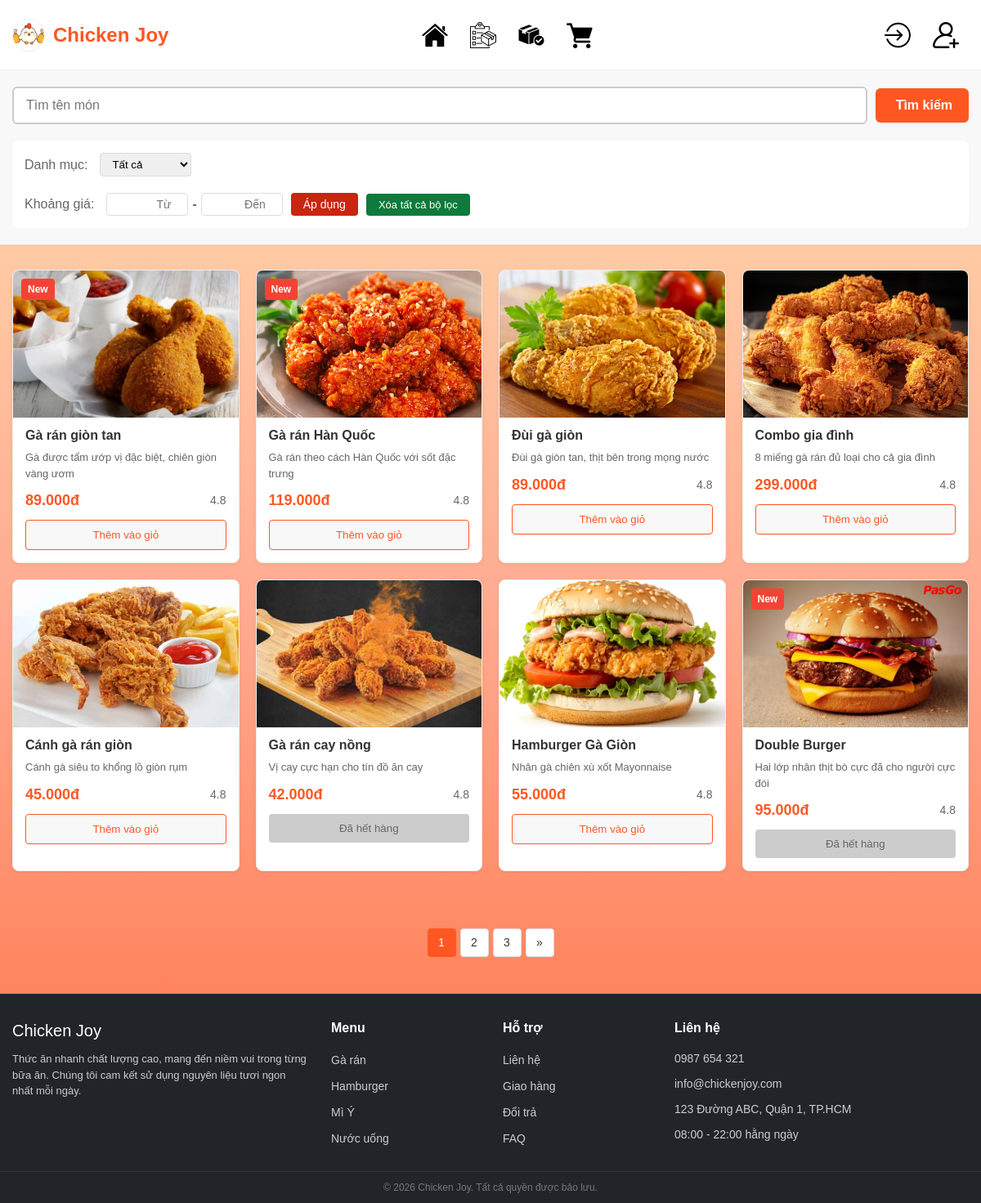
The page /pages/Thucdon.php on the database as committed earlier.
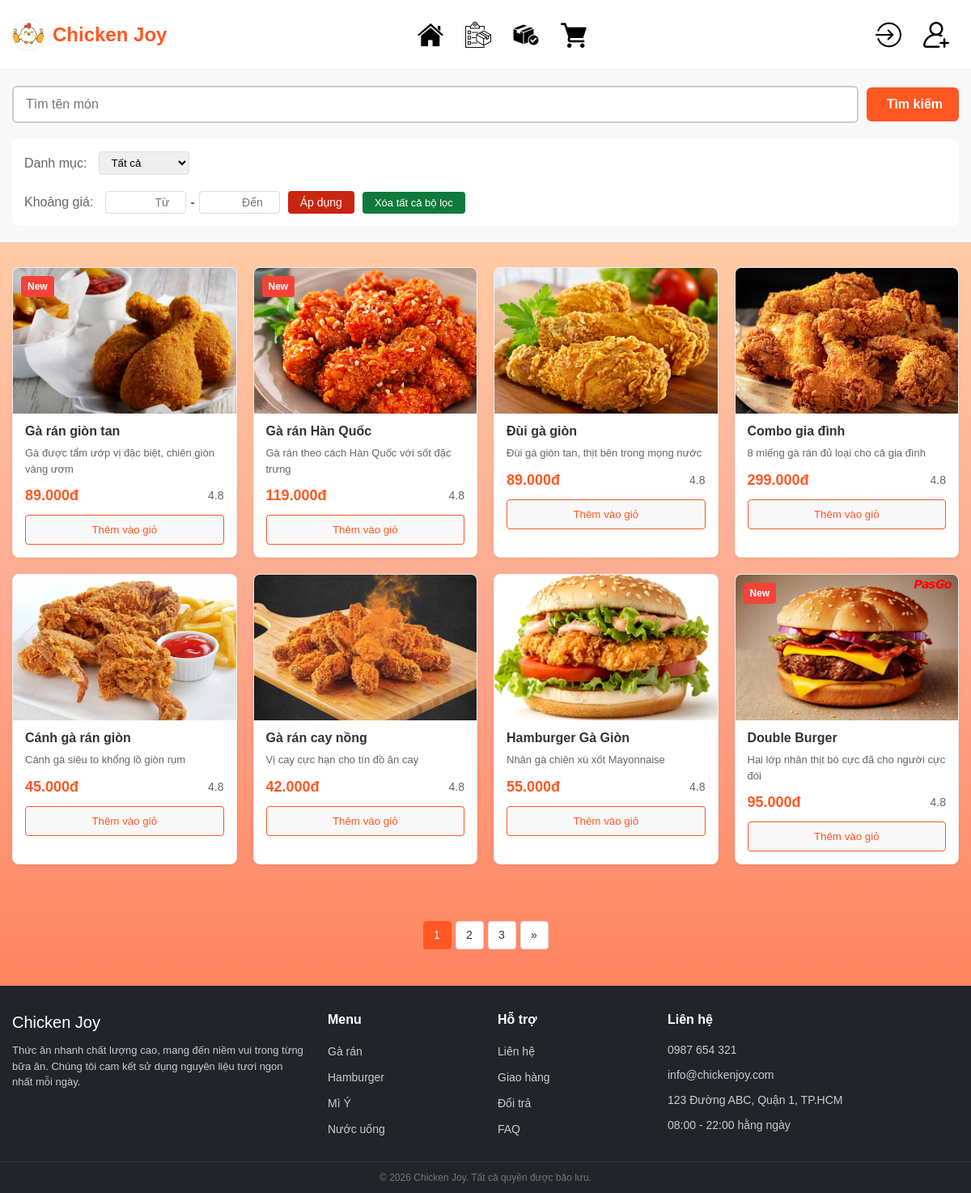
The same page on the database as committed later.
### tables this page shows
CREATE TABLE `products` (
  `id` int(11) NOT NULL AUTO_INCREMENT,
  `product_code` varchar(20) UNIQUE DEFAULT NULL,  
  `category_id` int(11) DEFAULT 1,                 
  `product_name` varchar(255) NOT NULL,            
  `description` text DEFAULT NULL,                 
  `unit` varchar(50) NOT NULL DEFAULT 'Phần',      
  `import_price` decimal(15, 2) DEFAULT 0.00,      
  `profit_rate` decimal(5, 2) DEFAULT 0.20,        
  `price` decimal(15, 2) NOT NULL,                 
  `stock` int(11) DEFAULT 0,                       
  `calories` int(11) DEFAULT 0,                    
  `protein` int(11) DEFAULT 0,                     
  `carbs` int(11) DEFAULT 0,                       
  `fat` int(11) DEFAULT 0,                         
  `image` varchar(255) DEFAULT 'default.jpg',      
  `is_new` tinyint(1) DEFAULT 0,                   
  `status` ENUM('active', 'hidden') DEFAULT 'active',
  `created_at` timestamp NOT NULL DEFAULT current_timestamp(),
  PRIMARY KEY (`id`),
  FOREIGN KEY (`category_id`) REFERENCES `categories`(`id`) ON DELETE RESTRICT
);

### pages/Thucdon.php (the view, shortened to what this page needs)
<?php
include '../config/database.php';
$search = isset($_GET['search']) ? trim($_GET['search']) : '';
$raw_input = $search;
$category = $_GET['category'] ?? '';
$min_price = (isset($_GET['min_price']) && $_GET['min_price'] !== '') ? (float)$_GET['min_price'] : 0;
$max_price = (isset($_GET['max_price']) && $_GET['max_price'] !== '') ? (float)$_GET['max_price'] : 999999999;
$conditions = ["p.status = 'active'"];
$params = [];
$types = "";
$conditions[] = "p.price >= ? AND p.price <= ?";
$params[] = (float)$min_price;
$params[] = (float)$max_price;
$types .= "dd";
$where_clause = " WHERE " . implode(" AND ", $conditions);
$limit = 8;
$page = max(1, (int)($_GET['page'] ?? 1));
$offset = ($page - 1) * $limit;
$sql = "SELECT p.* FROM products p
        JOIN categories c ON p.category_id = c.id
        $where_clause
        LIMIT ? OFFSET ?";
$params[] = $limit;
$params[] = $offset;
$types .= "ii";
$stmt = mysqli_prepare($conn, $sql);
mysqli_stmt_bind_param($stmt, $types, ...$params);
mysqli_stmt_execute($stmt);
$result = mysqli_stmt_get_result($stmt);
$total_sql = "SELECT COUNT(p.id) FROM products p
              JOIN categories c ON p.category_id = c.id
              $where_clause";
$total_stmt = mysqli_prepare($conn, $total_sql);
$total_types = substr($types, 0, -2);
$total_params = array_slice($params, 0, -2);
if (!empty($total_params)) {
    mysqli_stmt_bind_param($total_stmt, $total_types, ...$total_params);
}
mysqli_stmt_execute($total_stmt);
$total_result = mysqli_stmt_get_result($total_stmt);
$total_rows = mysqli_fetch_array($total_result)[0];
$total_pages = ceil($total_rows / $limit);
$query_string = "search=" . urlencode($raw_input) . "&category=" . urlencode($category) . "&min_price=" . $min_price . "&max_price=" . ($max_price == 999999999 ? '' : $max_price);
?>
<!DOCTYPE html>
<html lang="vi">
<head>
    <link rel="stylesheet" href="../css/Thucdon.css">
</head>
<body>
    <?php include '../includes/header.php'; ?>
    <main class="main-content">
        <section class="search-bar-wrapper">
            <form action="Thucdon.php" method="GET" class="container">
                <div class="search-bar">
                    <input type="text" name="search" value="<?php echo htmlspecialchars($search); ?>"
                           placeholder="Tìm tên món" class="search-input">
                    <button type="submit" class="search-btn">
                        <i class="fas fa-search"></i> Tìm kiếm
                    </button>
                </div>
                <div class="filter-bar" style="margin-top: 20px; display: flex; flex-wrap: wrap; gap: 20px; align-items: center; background: #fff; padding: 15px; border-radius: 8px;">
                    <div class="category-list">
                        <span class="label">Danh mục:</span>
                        <select name="category" style="padding: 5px 10px; border-radius: 4px; border: 1px solid #ddd;">
                            <option value="">Tất cả</option>
                        </select>
                    </div>
                    <div class="price-range-filter" style="display: flex; align-items: center; gap: 10px;">
                        <span class="label">Khoảng giá:</span>
                        <div class="price-inputs">
                            <input type="number" name="min_price" placeholder="Từ" value="<?php echo ($min_price > 0) ? $min_price : ''; ?>" style="width: 100px; padding: 5px; border: 1px solid #ddd;">
                            <span class="separator">-</span>
                            <input type="number" name="max_price" placeholder="Đến" value="<?php echo ($max_price < 999999999) ? $max_price : ''; ?>" style="width: 100px; padding: 5px; border: 1px solid #ddd;">
                        </div>
                        <button type="submit" class="apply-price-btn" style="background: #ca2510; color: white; border: none; padding: 6px 15px; border-radius: 4px; cursor: pointer;">Áp dụng</button>
                        <button type="button" onclick="window.location.href='Thucdon.php'" style="background: #0e7a3b; color: white; border: none; padding: 6px 15px; border-radius: 4px; cursor: pointer; font-size: 13px;">
                            Xóa tất cả bộ lọc
                        </button>
                    </div>
                </div>
            </form>
        </section>
        <section class="container product-grid">
            <?php if (mysqli_num_rows($result) > 0): ?>
                <?php while($row = mysqli_fetch_assoc($result)): ?>
                    <div class="product-card">
                        <a href="../pages/Chitietmonan.php?id=<?php echo $row['id']; ?>">
                            <?php if(isset($row['is_new']) && $row['is_new'] == 1): ?>
                                <div class="badge-tag new-tag">New</div>
                            <?php endif; ?>
                            <img src="../images/<?php echo $row['image']; ?>" onerror="this.src='../images/default.jpg'" alt="<?php echo htmlspecialchars($row['product_name']); ?>">
                        </a>
                        <div class="card-content">
                            <h3><?php echo htmlspecialchars($row['product_name']); ?></h3>
                            <p class="description"><?php echo htmlspecialchars($row['description']); ?></p>
                            <div class="details">
                                <span class="price"><?php echo number_format($row['price'], 0, ',', '.'); ?>đ</span>
                                <div class="rating"><i class="fas fa-star" style="color: #ffc107;"></i> 4.8</div>
                            </div>
                            <div class="actions">
                                <?php if($row['stock'] > 0): ?>
                                    <button class="btn-add-to-cart" data-id="<?php echo $row['id']; ?>">Thêm vào giỏ</button>
                                <?php else: ?>
                                    <button class="btn-add-to-cart" disabled style="background-color: #ccc; color: #666; cursor: not-allowed; border: none;">Đã hết hàng</button>
                                <?php endif; ?>
                            </div>
                        </div>
                    </div>
                <?php endwhile; ?>
            <?php else: ?>
                <div style="grid-column: 1/-1; text-align: center; padding: 50px;">
                    <p style="color: #666; font-size: 16px;">Không tìm thấy món ăn nào phù hợp với bộ lọc của bạn.</p>
                </div>
            <?php endif; ?> </section>
        <div class="container pagination-info" style="margin-top: 30px; display: flex; justify-content: center;">
            <div class="pagination">
                <?php for ($i = 1; $i <= $total_pages; $i++): ?>
                    <a href="Thucdon.php?page=<?php echo $i; ?>&<?php echo $query_string; ?>"
                       class="<?php echo ($page == $i) ? 'active' : ''; ?>">
                        <?php echo $i; ?>
                    </a>
                <?php endfor; ?>
                <?php if($page < $total_pages): ?>
                    <a href="Thucdon.php?page=<?php echo $page+1; ?>&<?php echo $query_string; ?>">&raquo;</a>
                <?php endif; ?>
            </div>
        </div>
    </main>
    <?php include '../includes/footer.php'; ?>
</body>
</html>

### includes/header.php (shortened to what this page needs)
<link rel="stylesheet" href="../css/header.css">
<header class="header">
    <div class="logo">
        <a href="../pages/Trangchu.php" style="text-decoration: none; display: flex; align-items: center; gap: 10px;">
            <img src="../images/logo-1.png" alt="Logo Chicken Joy">
            <span>Chicken Joy</span>
        </a>
    </div>
    <nav class="nav-icon-menu">
        <a href="../pages/Trangchu.php" class="nav-item">
            <img src="../images/Trangchu.png" alt="Trang chủ">
        </a>
        <a href="../pages/Thucdon.php" class="nav-item">
            <img src="../images/Thucdon.png" alt="Thực đơn">
        </a>
        <a href="<?php echo isset($_SESSION['user_id']) ? 'Donhang.php' : 'Dangnhap.php'; ?>" class="nav-item">
            <img src="../images/Donhang.png" alt="Đơn hàng">
        </a>
        <a href="<?php echo isset($_SESSION['user_id']) ? 'Giohang.php' : 'Dangnhap.php'; ?>" class="nav-item">
            <img src="../images/Giohang.png" alt="Giỏ hàng">
        </a>
        <?php if(isset($_SESSION['user_id'])): ?>
            <a href="../pages/Thongtincanhan.php" class="nav-item active">
                <img src="../images/Taikhoan.png" alt="Avatar">
                <span class="nav-text"><?php echo htmlspecialchars($_SESSION['user_fullname']); ?></span>
            </a>
            <a href="../pages/Logout.php" class="nav-item logout-btn">
                <img src="../images/logout.png" alt="logout">
                <span class="nav-text">Đăng xuất</span>
            </a>
        <?php else: ?>
            <a href="../pages/Dangnhap.php" class="nav-item">
                <img src="../images/dangnhap.png" alt="Login">
            </a>
            <a href="../pages/Dangky.php" class="nav-item">
                <img src="../images/dangki.png" alt="Register" >
            </a>
        <?php endif; ?>
    </nav>
</header>

### includes/footer.php (shortened to what this page needs)
<footer class="main-footer">
    <div class="container footer-grid">
        <div class="footer-col footer-info">
            <div class="footer-logo">
                <span class="logo-text">Chicken Joy</span>
            </div>
            <p>Thức ăn nhanh chất lượng cao, mang đến niềm vui trong từng bữa ăn. Chúng tôi cam kết sử dụng nguyên liệu tươi ngon nhất mỗi ngày.</p>
            <div class="social-links">
            </div>
        </div>
        <div class="footer-col">
            <h4>Menu</h4>
            <ul>
                <li><a href="Thucdon.php?category=GaRan">Gà rán</a></li>
                <li><a href="Thucdon.php?category=Hamburger">Hamburger</a></li>
                <li><a href="Thucdon.php?category=MiY">Mì Ý</a></li>
                <li><a href="Thucdon.php?category=NuocUong">Nước uống</a></li>
            </ul>
        </div>
        <div class="footer-col">
            <h4>Hỗ trợ</h4>
            <ul>
                <li><a href="#">Liên hệ</a></li>
                <li><a href="#">Giao hàng</a></li>
                <li><a href="#">Đổi trả</a></li>
                <li><a href="#">FAQ</a></li>
            </ul>
        </div>
        <div class="footer-col contact-details">
            <h4>Liên hệ</h4>
            <p><i></i> 0987 654 321</p>
            <p><i></i> info@chickenjoy.com</p>
            <p><i ></i> 123 Đường ABC, Quận 1, TP.HCM</p>
            <p><i></i> 08:00 - 22:00 hằng ngày</p>
        </div>
    </div>
    <div class="copyright">
        &copy; <?php echo date("Y"); ?> Chicken Joy. Tất cả quyền được bảo lưu.
    </div>
</footer>

### css/header.css (style rules this page uses)
.header { background-color: white; border-bottom: 1px solid #eee; display: flex; justify-content: space-between; align-items: center; padding: 10px 15px; }
.logo { display: flex; align-items: center; gap: 10px; }
.logo img { width: 40px; height: 40px; border-radius: 50%; object-fit: cover; border: 1px solid #eee; }
.logo span { font-weight: bold; font-size: 24px; color: var(--primary-color); }
.nav-icon-menu { display: flex; align-items: center; gap: 5px; flex-grow: 1; justify-content: flex-start; }
.nav-item { display: flex; align-items: center; max-width: 54px; height: 65px; padding: 0 10px; background: transparent; border-radius: 32.5px; cursor: pointer; text-decoration: none; color: var(--text-color); font-size: 15px; font-weight: 500; white-space: nowrap; overflow: hidden; transition: transform 0.2s ease, max-width 0.3s ease, background 0.3s ease; }
.nav-icon-menu > .nav-item:nth-child(1) { margin-left: 300px; }
.nav-icon-menu > .nav-item:nth-child(4) { margin-right: auto; }
.nav-item img { width: 32px; height: 32px; object-fit: cover; filter: grayscale(100%) brightness(1); transition: filter 0.4s ease, transform 0.4s ease; }
.nav-item:nth-child(5) img { filter: none; border-radius: 50%; }

Rows that differ between the two databases and show on the page:
changed products "Gà rán cay nồng": stock "Đã hết hàng" → "Thêm vào giỏ"
changed products "Double Burger": stock "Đã hết hàng" → "Thêm vào giỏ"
